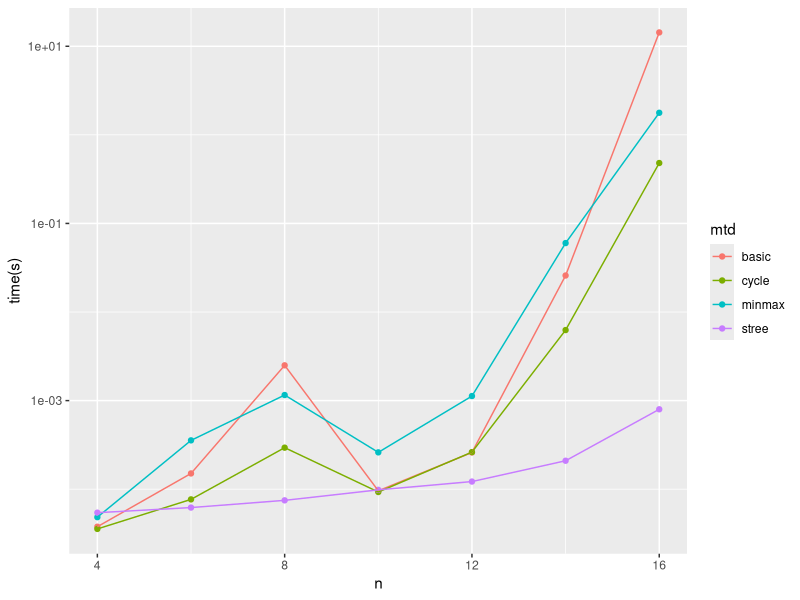

Write the R code that produced this figure.
library(readr)
library(dplyr)
library(ggplot2)

data <- read_csv('cmp-algo-time-mws.csv') %>%
  filter(d == 3, bdr == 'basic' | mgr == 'basic') %>%
  mutate(mtd = ifelse(mgr == 'basic', bdr, mgr)) %>%
  select(-c(bdr, mgr)) %>%
  group_by(n, d, mtd, node) %>%
  summarise(mean_time = mean(time)) %>%
  ungroup() %>%
  mutate(mtd = as.factor(mtd))

gp <- ggplot(data, aes(x = n, y = mean_time, color = mtd)) +
  scale_y_log10() +
  geom_point() +
  geom_line() +
  labs(x = 'n', y = 'time(s)')
ggsave('cmp-algo-time.pdf', gp,
       width = 15, height = 10, units = 'cm')
